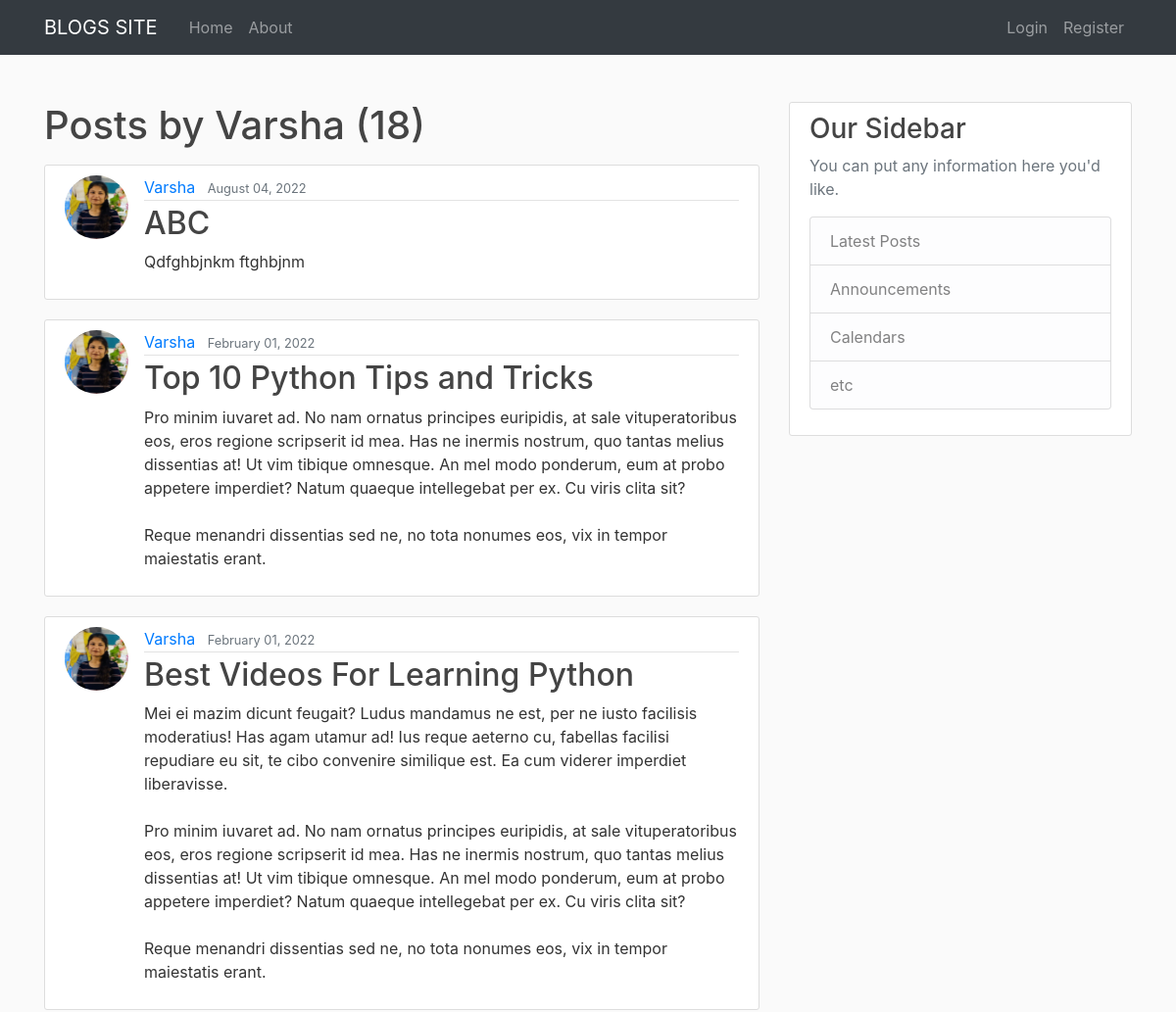
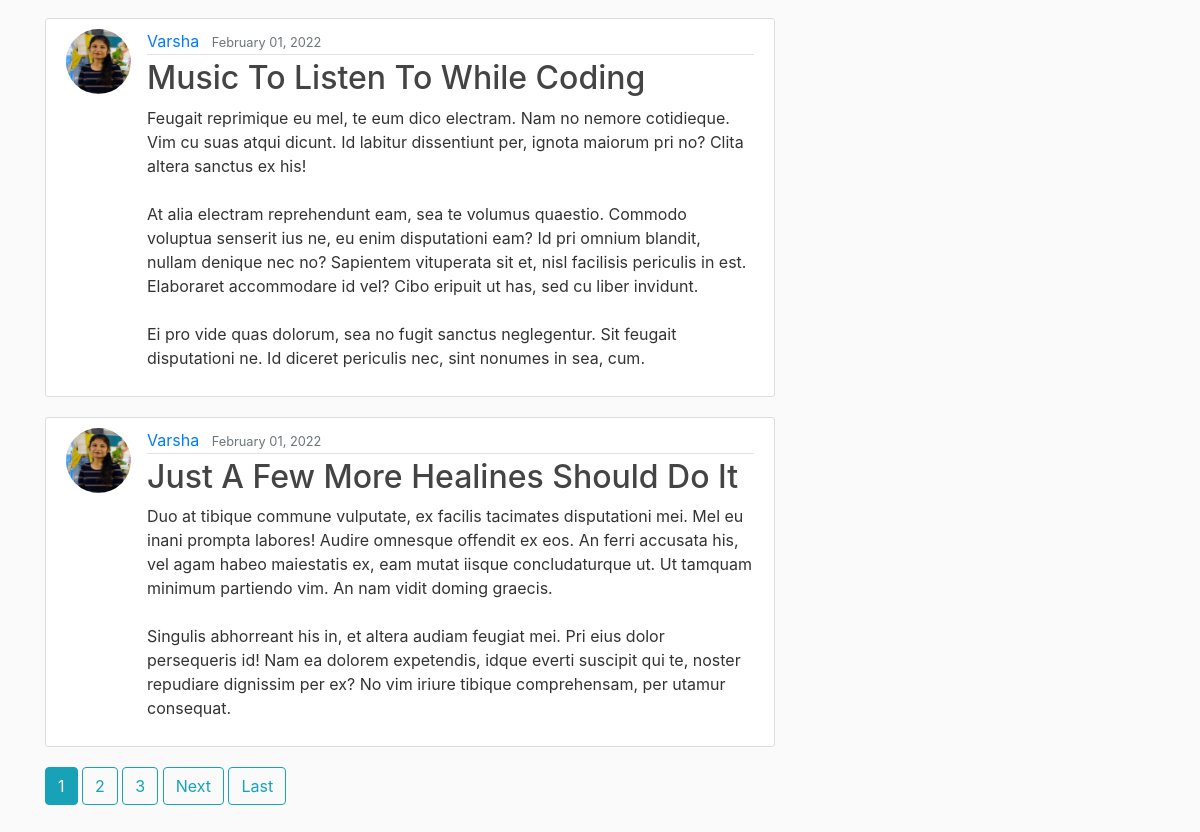
Screenshot of /user/Varsha with the database file from the repository (2 pictures, top to bottom).
### blog/models.py (models this page shows, shortened)
class Post(models.Model):
    title = models.CharField(max_length=100)
    content = models.TextField()
    date_posted = models.DateTimeField(default=timezone.now)
    author = models.ForeignKey(User, on_delete=models.CASCADE)

### users/models.py (models this page shows, shortened)
class Profile(models.Model):
    user=models.OneToOneField(User, on_delete=models.CASCADE)
    image=models.ImageField(default='default.jpg',upload_to='profile_pics')

### blog/views.py (the view)
# urls.py: path('user/<str:username>', UserPostListView.as_view(), name='user-posts'),
class UserPostListView(ListView):
    model = Post
    template_name = 'blog/user_posts.html'  # <app>/<model>_<viewtype>.html
    context_object_name = 'posts'
    paginate_by = 5
    def get_queryset(self):
        user = get_object_or_404(User, username=self.kwargs.get('username'))
        return Post.objects.filter(author=user).order_by('-date_posted')

### blog/templates/blog/user_posts.html (shortened to what this page needs)
{% extends "blog/base.html" %}
{% block content %}
    <h1 class="mb-3">Posts by {{ view.kwargs.username }} ({{ page_obj.paginator.count }})</h1>
    {% for post in posts %}
        <article class="media content-section">
          <img class="rounded-circle article-img" src="{{ post.author.profile.image.url }}">
          <div class="media-body">
            <div class="article-metadata">
              <a class="mr-2" href="{% url 'user-posts' post.author.username %}">{{ post.author }}</a>
              <small class="text-muted">{{ post.date_posted|date:"F d, Y" }}</small>
            </div>
            <h2><a class="article-title" href="{% url 'post-detail' post.id %}">{{ post.title }}</a></h2>
            <p class="article-content">{{ post.content }}</p>
          </div>
        </article>
    {% endfor %}
    {% if is_paginated %}
      {% for num in page_obj.paginator.page_range %}
        {% if page_obj.number == num %}
          <a class="btn btn-info mb-4" href="?page={{ num }}">{{ num }}</a>
        {% elif num > page_obj.number|add:'-3' and num < page_obj.number|add:'3' %}
          <a class="btn btn-outline-info mb-4" href="?page={{ num }}">{{ num }}</a>
        {% endif %}
      {% endfor %}
      {% if page_obj.has_next %}
        <a class="btn btn-outline-info mb-4" href="?page={{ page_obj.next_page_number }}">Next</a>
        <a class="btn btn-outline-info mb-4" href="?page={{ page_obj.paginator.num_pages }}">Last</a>
      {% endif %}
    {% endif %}
{% endblock content %}

### blog/static/blog/main.css (style rules this page uses)
body { background: #fafafa; color: #333333; margin-top: 0px; }
h1, h2, h3, h4, h5, h6 { color: #444444; }
.content-section { background: #ffffff; padding: 10px 20px; border: 1px solid #dddddd; border-radius: 3px; margin-bottom: 20px; }
.article-title { color: #444444; }
.article-content { white-space: pre-line; }
.article-img { height: 65px; width: 65px; margin-right: 16px; }
.article-metadata { padding-bottom: 1px; margin-bottom: 4px; border-bottom: 1px solid #e3e3e3 }

### rows the page displays
Post: author.profile.image (placeholder picture), author "Varsha", date_posted "August 04, 2022", title "ABC", content "Qdfghbjnkm ftghbjnm"
Post: author.profile.image (placeholder picture), author "Varsha", date_posted "February 01, 2022", title "Top 10 Python Tips and Tricks", content "Pro minim iuvaret ad. No nam ornatus principes euripidis, at sale vituperatoribus eos, eros regione scripserit id mea. Has ne inermis nostrum, quo tantas melius dissentias at! Ut vim tibique omnesque. An mel modo ponderum, eum at probo appetere imperdiet? Natum quaeque intellegebat per ex. Cu viris clita sit? Reque menandri dissentias sed ne, no tota nonumes eos, vix in tempor maiestatis erant."
Post: author.profile.image (placeholder picture), author "Varsha", date_posted "February 01, 2022", title "Best Videos For Learning Python", content "Mei ei mazim dicunt feugait? Ludus mandamus ne est, per ne iusto facilisis moderatius! Has agam utamur ad! Ius reque aeterno cu, fabellas facilisi repudiare eu sit, te cibo convenire similique est. Ea cum viderer imperdiet liberavisse. Pro minim iuvaret ad. No nam ornatus principes euripidis, at sale vituperatoribus eos, eros regione scripserit id mea. Has ne inermis nostrum, quo tantas melius dissentias at! Ut vim tibique omnesque. An mel modo ponderum, eum at probo appetere imperdiet? Natum quaeque intellegebat per ex. Cu viris clita sit? Reque menandri dissentias sed ne, no tota nonumes eos, vix in tempor maiestatis erant."
Post: author.profile.image (placeholder picture), author "Varsha", date_posted "February 01, 2022", title "Music To Listen To While Coding", content "Feugait reprimique eu mel, te eum dico electram. Nam no nemore cotidieque. Vim cu suas atqui dicunt. Id labitur dissentiunt per, ignota maiorum pri no? Clita altera sanctus ex his! At alia electram reprehendunt eam, sea te volumus quaestio. Commodo voluptua senserit ius ne, eu enim disputationi eam? Id pri omnium blandit, nullam denique nec no? Sapientem vituperata sit et, nisl facilisis periculis in est. Elaboraret accommodare id vel? Cibo eripuit ut has, sed cu liber invidunt. Ei pro vide quas dolorum, sea no fugit sanctus neglegentur. Sit feugait disputationi ne. Id diceret periculis nec, sint nonumes in sea, cum."
Post: author.profile.image (placeholder picture), author "Varsha", date_posted "February 01, 2022", title "Just A Few More Healines Should Do It", content "Duo at tibique commune vulputate, ex facilis tacimates disputationi mei. Mel eu inani prompta labores! Audire omnesque offendit ex eos. An ferri accusata his, vel agam habeo maiestatis ex, eam mutat iisque concludaturque ut. Ut tamquam minimum partiendo vim. An nam vidit doming graecis. Singulis abhorreant his in, et altera audiam feugiat mei. Pri eius dolor persequeris id! Nam ea dolorem expetendis, idque everti suscipit qui te, noster repudiare dignissim per ex? No vim iriure tibique comprehensam, per utamur consequat."

### other values shown
{{ view.kwargs.username }} "Varsha"
{{ page_obj.paginator.count }} "18"
{{ num }} "1"
{{ num }} "2" "3"
